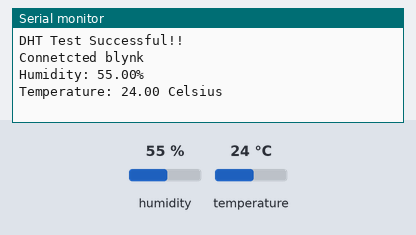
This sketch was run on a simulated ESP8266 (NodeMCU). On the bench: the last lines printed to the serial monitor. Inputs (shaded band) come from the test bench; at power-on: humidity 55 %, temperature 24 °C. WiFi joins after 1.5 s; servers stay silent unless stated.

Above: at 3.0 s.
3.1 s: humidity set to 22 %
At 4.4 s:
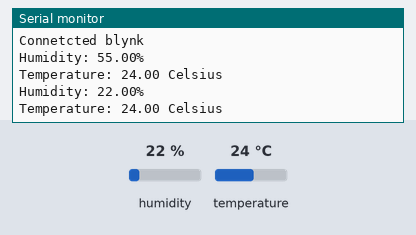
5.8 s: temperature set to 12 °C
At 6.8 s:
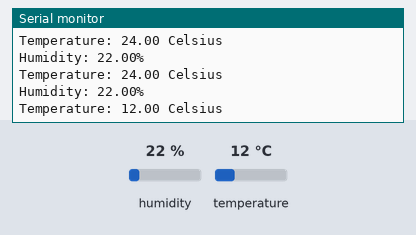
8.5 s: humidity set to 40 %
At 10.5 s:
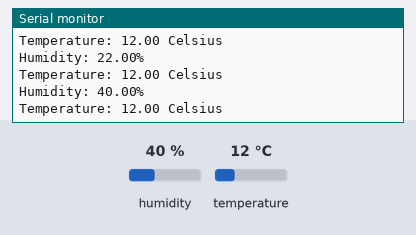
Timing chart, 0 to 12.0 s (numbered marks = the images above; inputs shaded):
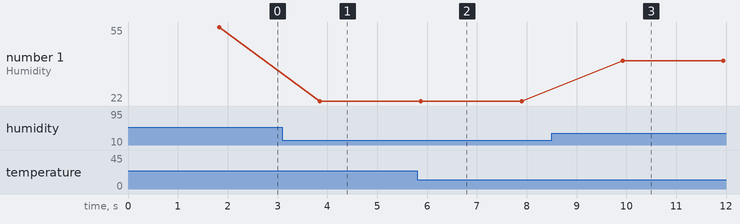

The sketch:

Esp_Sensor.ino
```cpp
#define BLYNK_TEMPLATE_ID "TMPL33YtuEdfs"
#define BLYNK_TEMPLATE_NAME "DHT IoT"
#define BLYNK_AUTH_TOKEN "HAcM1nLbf8kL9hEzHLe9GJ6kokLhUHWo"
#include <DHT.h>
#include <BlynkSimpleEsp8266.h>
#define DHTPIN 4
#define DHTTYPE DHT11

DHT dht(DHTPIN, DHTTYPE);
char auth[] = "HAcM1nLbf8kL9hEzHLe9GJ6kokLhUHWo";
char ssid[] = "POCO X4 Pro 5G";
char pass[] = "hihihihi";
void setup() {
  // put your setup code here, to run once:
  Serial.begin(9600);
  Serial.println("DHT Test Successful!! ");
  Blynk.begin(auth ,ssid, pass);
  Serial.println("Connetcted blynk");
  dht.begin();

}

void loop() {
  // put your main code here, to run repeatedly:
  float h = dht.readHumidity();
  float t = dht.readTemperature();
  float f = dht.readTemperature(true);

  if (isnan(h) || isnan(t) || isnan(f))
  {
    Serial.println("Something is not working as intended!! ");
    return;
  }
  Serial.print("Humidity: ");
  Serial.print(h);
  Serial.println("%");
  Serial.print("Temperature: ");
  Serial.print(t);
  Serial.println(" Celsius");
  Blynk.virtualWrite(V0,t);
  Blynk.virtualWrite(V1,h);
  delay(2000);
}
```

Measured:
- after the input at 3.1 s, the serial monitor: prints a new line after 0.75 s (image 1)
- after the input at 5.8 s, the serial monitor: prints a new line after 0.08 s (image 2)
- after the input at 8.5 s, the serial monitor: prints a new line after 1.4 s (image 3)
- plotted number 1: 55 → 22 after the input at 3.1 s, 22 → 40 after the input at 8.5 s
